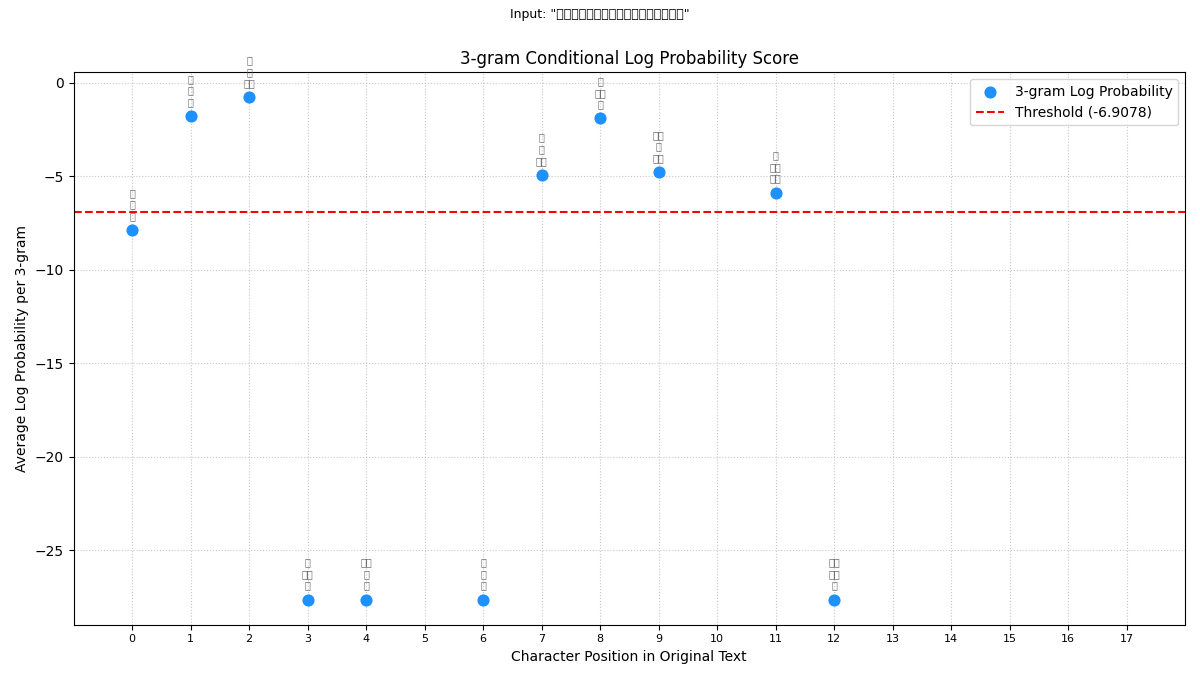

Python code for this plot:
# word3gram.py
import os
import pickle
import time
import matplotlib.pyplot as plt
import matplotlib.font_manager as fm
import numpy as np

# --- 日本語フォント設定 (変更なし、前回のものをそのまま使用) ---
try:
    font_candidates = [
        'IPAexGothic', 'TakaoPGothic', 'Noto Sans CJK JP', 'Yu Gothic', 'MS Gothic',
        'Hiragino Sans', 'Meiryo', 'VL Gothic', 'IPAGothic', 'TakaoGothic'
    ]
    font_path = None
    font_name_used = "System Default"
    for font_name_candidate in font_candidates:
        try:
            font_path_candidate = fm.findfont(fm.FontProperties(family=font_name_candidate), fallback_to_default=False)
            if font_path_candidate and os.path.exists(font_path_candidate):
                plt.rcParams['font.family'] = font_name_candidate
                font_name_used = font_name_candidate
                font_path = font_path_candidate
                print(f"Using font: {font_name_used} (Path: {font_path})")
                break
        except Exception:
            continue
    if not font_path:
        print(f"Warning: None of the Japanese font candidates found: {font_candidates}. Using system default (likely DejaVu Sans).")
        print("         Graph labels (annotations) might not display Japanese characters correctly.")
        try:
            default_font_path = fm.findfont(fm.FontProperties(family="DejaVu Sans"))
            print(f"         Falling back to: DejaVu Sans (Path: {default_font_path}) for non-Japanese text and plot elements.")
        except:
            print(f"         Could not even find DejaVu Sans. Matplotlib might use a very basic font.")
except Exception as e:
    print(f"Warning: Critical error during Japanese font setup for matplotlib: {e}")

# --- SudachiPyのインポートと設定 (変更なし) ---
try:
    from sudachipy import tokenizer
    from sudachipy import dictionary
    sudachi_tokenizer = dictionary.Dictionary().create()
    sudachi_mode = tokenizer.Tokenizer.SplitMode.C
    print("SudachiPy tokenizer loaded.")
except ImportError:
    print("Error: SudachiPy or sudachidict_core not found. Please ensure they are installed in your environment.")
    exit()
except Exception as e:
    print(f"Error loading SudachiPy tokenizer: {e}")
    exit()


if __name__ == "__main__":
    start_overall_time = time.time()

    # --- 設定項目 (変更なし) ---
    pickle_data_path = os.path.expanduser('~/cabochaProject/nwc2010-ngrams/word/over999/')
    input_text = "猫が道路を歩いています。"
    SMOOTHING_K = 1.0
    UNNATURAL_THRESHOLD_PROB = 0.00001
    GRAPH_OUTPUT_FILENAME = "word3gram_smoothed.png"
    MAX_TEXT_LENGTH_FOR_NUMERIC_XTICKS_ALL = 40 # 全ての文字位置に数値目盛りを表示する最大テキスト長
    NUMERIC_XTICKS_INTERVAL_LONG_TEXT = 5      # 長いテキストの場合の数値目盛りの間隔

    # --- 設定表示 (変更なし) ---
    print(f"\n--- Settings ---")
    print(f"Input text: \"{input_text}\"")
    print(f"N-gram data path: {pickle_data_path}")
    print(f"Smoothing parameter (k): {SMOOTHING_K}")
    print(f"Unnatural probability threshold (P): {UNNATURAL_THRESHOLD_PROB:.2e}")
    if UNNATURAL_THRESHOLD_PROB > 0:
        LOG_PROB_THRESHOLD_DISPLAY = np.log(UNNATURAL_THRESHOLD_PROB)
        print(f"Log probability display threshold (log P): {LOG_PROB_THRESHOLD_DISPLAY:.4f}")
    else:
        LOG_PROB_THRESHOLD_DISPLAY = -float('inf')
        print(f"Log probability display threshold (log P): -inf (as P_threshold is 0 or less)")

    # --- N-gramデータのロード (変更なし、前回のものをそのまま使用) ---
    bigram_counts = None
    trigram_counts = None
    total_vocab_size = 0 # V
    load_success = True
    pickle_file_2gm_data = os.path.join(pickle_data_path, 'bigrams_data.pkl')
    pickle_file_3gm_data = os.path.join(pickle_data_path, 'trigrams_data.pkl')
    try:
        start_load_time = time.time()
        with open(pickle_file_2gm_data, 'rb') as f:
            loaded_bigram_data = pickle.load(f)
        bigram_counts = loaded_bigram_data.get('counts', {})
        v_from_bigram = loaded_bigram_data.get('total_vocab_size', 0)
        print(f"Loaded {len(bigram_counts)} unique 2-grams (V={v_from_bigram} in this file) from {pickle_file_2gm_data}. (Time: {time.time() - start_load_time:.2f}s)")
        if not bigram_counts: print(f"Warning: No 2-gram counts found in {pickle_file_2gm_data}.")
        if v_from_bigram == 0 and len(bigram_counts) > 0: print(f"Warning: Bigram vocabulary size (V) is 0 in {pickle_file_2gm_data}, but counts exist.")
    except FileNotFoundError:
        print(f"Error: {pickle_file_2gm_data} not found. Please run pre_word3gram.py first to generate it.")
        load_success = False
    except Exception as e: print(f"Error loading {pickle_file_2gm_data}: {e}"); load_success = False
    if load_success:
        try:
            start_load_time = time.time()
            with open(pickle_file_3gm_data, 'rb') as f:
                loaded_trigram_data = pickle.load(f)
            trigram_counts = loaded_trigram_data.get('counts', {})
            total_vocab_size = loaded_trigram_data.get('total_vocab_size', 0)
            print(f"Loaded {len(trigram_counts)} unique 3-grams (V={total_vocab_size} in this file) from {pickle_file_3gm_data}. (Time: {time.time() - start_load_time:.2f}s)")
            if not trigram_counts: print(f"Warning: No 3-gram counts found in {pickle_file_3gm_data}.")
            if total_vocab_size == 0 and len(trigram_counts) > 0: print(f"Warning: Trigram vocabulary size (V) is 0 in {pickle_file_3gm_data}, but counts exist.")
        except FileNotFoundError:
            print(f"Error: {pickle_file_3gm_data} not found. Please run pre_word3gram.py first to generate it.")
            load_success = False
        except Exception as e: print(f"Error loading {pickle_file_3gm_data}: {e}"); load_success = False
    if not load_success: print("\nFailed to load necessary N-gram data. Exiting analysis."); exit()
    V = total_vocab_size
    if V == 0 and SMOOTHING_K > 0: print("Critical Warning: Total vocabulary size (V) is 0. Add-k smoothing with k > 0 will lead to division by zero or incorrect probabilities. Exiting."); exit()
    elif V == 0 and SMOOTHING_K == 0: print("Warning: Total vocabulary size (V) is 0 and k=0 (no smoothing). Probabilities might be undefined if context counts are also zero.")

    # --- Text Analysis (変更なし、前回のものをそのまま使用) ---
    print("\n--- Text Analysis ---")
    morpheme_objects = []
    try:
        morpheme_objects = list(sudachi_tokenizer.tokenize(input_text, sudachi_mode))
        morphemes_surface = [m.surface() for m in morpheme_objects]
        print(f"Tokenized by SudachiPy (mode: {sudachi_mode}, {len(morphemes_surface)} morphemes): {morphemes_surface}")
    except Exception as e: print(f"Error during SudachiPy tokenization: {e}"); exit()

    if len(morpheme_objects) < 3:
        print("\nTokenized text is too short (less than 3 morphemes) for 3-gram analysis.")
    else:
        print(f"\n--- Conditional Probability Analysis (3-grams with Add-{SMOOTHING_K} Smoothing, V={V}) ---")
        found_unnatural_sequences = []
        trigram_strings_for_annotation = []
        log_probabilities_for_graph = []
        x_char_positions_for_graph = [] 
        min_log_prob_overall = float('inf') 
        min_log_prob_info = None

        for i in range(len(morpheme_objects) - 2):
            m1, m2, m3 = morpheme_objects[i], morpheme_objects[i+1], morpheme_objects[i+2]
            w1, w2, w3 = m1.surface(), m2.surface(), m3.surface()
            current_trigram_tuple = (w1, w2, w3)
            current_bigram_tuple = (w1, w2)
            raw_count_w1_w2_w3 = trigram_counts.get(current_trigram_tuple, 0) if trigram_counts else 0
            raw_count_w1_w2 = bigram_counts.get(current_bigram_tuple, 0) if bigram_counts else 0
            numerator = raw_count_w1_w2_w3 + SMOOTHING_K
            denominator = raw_count_w1_w2 + (SMOOTHING_K * V)
            smoothed_prob, log_prob = 0.0, -float('inf')
            if denominator > 0:
                smoothed_prob = numerator / denominator
                if smoothed_prob > 0: log_prob = np.log(smoothed_prob)
            elif SMOOTHING_K == 0 and raw_count_w1_w2 == 0: smoothed_prob, log_prob = 0.0, -float('inf')
            
            # (略: print文や最小確率更新、不自然判定のロジックは前回のまま)
            print(f"  Sequence: ('{w1}', '{w2}', '{w3}') at char_pos_start={m1.begin()}")
            print(f"    Raw Counts: Trigram={raw_count_w1_w2_w3}, Bigram_Ctx={raw_count_w1_w2}")
            print(f"    Smoothed P( '{w3}' | '{w1}', '{w2}' ) = {smoothed_prob:.6e} (Num={numerator:.1f}, Denom={denominator:.1f})")
            print(f"    Smoothed Log P(...) = {log_prob:.4f}")

            if log_prob < min_log_prob_overall:
                min_log_prob_overall = log_prob
                min_log_prob_info = {
                    "sequence": (w1, w2, w3), "smoothed_probability": smoothed_prob, "log_probability": log_prob,
                    "raw_trigram_count": raw_count_w1_w2_w3, "raw_bigram_count": raw_count_w1_w2, "start_char_position": m1.begin()
                }
            trigram_strings_for_annotation.append(f"{w1}\n{w2}\n{w3}")
            log_probabilities_for_graph.append(log_prob)
            x_char_positions_for_graph.append(m1.begin())
            is_unnatural = False
            reason = ""
            if smoothed_prob < UNNATURAL_THRESHOLD_PROB:
                is_unnatural = True
                reason = f"Smoothed P ({smoothed_prob:.2e}) < Threshold ({UNNATURAL_THRESHOLD_PROB:.1e}). Raw Cnt: 3g={raw_count_w1_w2_w3}, 2g_ctx={raw_count_w1_w2}."
            if is_unnatural:
                # (略: unnatural_info 作成部分は前回のまま)
                context_window = 5; start_idx_morph = max(0, i - context_window//2 +1); end_idx_morph = min(len(morphemes_surface), i + 2 + context_window//2 +1)
                context_snippet_list = []
                for k_morph_idx in range(start_idx_morph, end_idx_morph):
                    surface_form = morphemes_surface[k_morph_idx]; prefix = "  "; suffix = ""
                    if k_morph_idx == i: prefix = ">>"
                    if k_morph_idx == i+2 : suffix = "<<"
                    context_snippet_list.append(f"{prefix}{surface_form}{suffix}")
                context_snippet = " ".join(context_snippet_list)
                unnatural_info = {"sequence": (w1, w2, w3), "probability": smoothed_prob, "log_probability": log_prob, "reason": reason, 
                                  "original_text_snippet": context_snippet, "start_char_position": m1.begin(),
                                  "raw_trigram_count": raw_count_w1_w2_w3, "raw_bigram_count": raw_count_w1_w2}
                found_unnatural_sequences.append(unnatural_info)
                print(f"    >> Unnatural sequence detected! {reason}")
        # (略: 不自然箇所表示、最小確率表示は前回のまま)
        if found_unnatural_sequences:
            print("\n--- Detected Unnatural Sequences (based on smoothed probability) ---")
            for item in found_unnatural_sequences: print(f"  - Seq: {item['sequence']} (char_pos: {item['start_char_position']})\n    LogP: {item['log_probability']:.4f} (P: {item['probability']:.2e}), Reason: {item['reason']}")
        else: print("\nNo sequences detected below the unnaturalness threshold based on smoothed probabilities.")
        if min_log_prob_info:
            print("\n--- Most Statistically Unlikely 3-gram Sequence (Lowest Smoothed Log Probability) ---")
            item = min_log_prob_info; print(f"  Sequence: {item['sequence']} (starts at char {item['start_char_position']})\n  Smoothed Log Prob: {item['log_probability']:.4f} (Smoothed Prob: {item['smoothed_probability']:.6e})\n  Raw Counts: Trigram={item['raw_trigram_count']}, Bigram_Ctx={item['raw_bigram_count']}")
        else: print("\nCould not determine the most unlikely sequence (no 3-grams processed or all had -inf log_prob).")

        # --- グラフ描画 ---
        if log_probabilities_for_graph:
            print(f"\n--- Generating graph: {GRAPH_OUTPUT_FILENAME} ---")
            try:
                fig, ax = plt.subplots(figsize=(max(12, len(input_text) * 0.25 + 3), 7)) # X軸ラベル表示のため少し高さを確保
                
                plot_x_values = np.array(x_char_positions_for_graph, dtype=float)
                plot_y_values = np.array(log_probabilities_for_graph, dtype=float)

                finite_log_probs = plot_y_values[np.isfinite(plot_y_values)]
                min_finite_log_prob = finite_log_probs.min() if len(finite_log_probs) > 0 else LOG_PROB_THRESHOLD_DISPLAY - 5
                plot_min_y = min(LOG_PROB_THRESHOLD_DISPLAY - 2 , min_finite_log_prob - 2) if np.isfinite(LOG_PROB_THRESHOLD_DISPLAY) else min_finite_log_prob - 2
                plot_y_values[plot_y_values == -np.inf] = plot_min_y -1 

                ax.plot(plot_x_values, plot_y_values, 
                           marker='o', linestyle='-', label='3-gram Smoothed Log Prob.', color='dodgerblue', markersize=7, zorder=3)
                
                for i, txt_label in enumerate(trigram_strings_for_annotation):
                    ax.annotate(txt_label, 
                                (plot_x_values[i], plot_y_values[i]),
                                textcoords="offset points", xytext=(0,10), 
                                ha='center', fontsize=7, color='dimgray',
                                bbox=dict(boxstyle="round,pad=0.15", fc="white", alpha=0.5, ec="none"))
                
                if np.isfinite(LOG_PROB_THRESHOLD_DISPLAY):
                    ax.axhline(y=LOG_PROB_THRESHOLD_DISPLAY, color='r', linestyle='--', 
                               label=f'Threshold ({LOG_PROB_THRESHOLD_DISPLAY:.2f}, P≈{UNNATURAL_THRESHOLD_PROB:.1e})', zorder=2)
                
                # X軸のラベルを「文字インデックス」に変更
                ax.set_xlabel('Character Index in Original Text (0-indexed)')
                ax.set_ylabel(f'Smoothed Log Probability (k={SMOOTHING_K}, V={V})')
                ax.set_title(f'3-gram Conditional Log Probability (Add-{SMOOTHING_K} Smoothed)')
                
                if input_text:
                    ax.set_xlim(-0.5, len(input_text) - 0.5) # X軸の範囲を少し広げる
                    
                    # X軸の目盛りを数値（文字インデックス）に変更
                    if len(input_text) <= MAX_TEXT_LENGTH_FOR_NUMERIC_XTICKS_ALL:
                        # テキストが短い場合は全ての文字位置に目盛りを表示
                        ticks = np.arange(len(input_text))
                        ax.set_xticks(ticks)
                        ax.set_xticklabels([str(t) for t in ticks], fontsize=8)
                    else:
                        # テキストが長い場合は一定間隔で目盛りを表示
                        ticks = np.arange(0, len(input_text), NUMERIC_XTICKS_INTERVAL_LONG_TEXT)
                        if len(input_text)-1 not in ticks : # 最後尾のインデックスも追加
                            ticks = np.append(ticks, len(input_text)-1)
                        ax.set_xticks(ticks)
                        ax.set_xticklabels([str(t) for t in ticks], fontsize=8, rotation=30, ha="right")
                    
                    # X軸のマイナーグリッド（必要に応じて）
                    # ax.set_xticks(np.arange(len(input_text)), minor=True)
                    # ax.grid(True, linestyle=':', alpha=0.3, which='minor', axis='x')

                if len(finite_log_probs) > 0 or np.isfinite(LOG_PROB_THRESHOLD_DISPLAY) :
                    current_min_y = plot_y_values.min()
                    current_max_y = plot_y_values[np.isfinite(plot_y_values)].max() if len(plot_y_values[np.isfinite(plot_y_values)]) > 0 else 0
                    y_bottom = current_min_y - 1
                    y_top = max(current_max_y + 1, (LOG_PROB_THRESHOLD_DISPLAY +1 if np.isfinite(LOG_PROB_THRESHOLD_DISPLAY) else 0) )
                    if y_top <= y_bottom : y_top = y_bottom +2 
                    ax.set_ylim(y_bottom, y_top)

                fig.suptitle(f'Input: "{input_text}"', fontsize=10, y=0.99) 
                ax.legend(loc='best')
                ax.grid(True, linestyle=':', alpha=0.6, zorder=1, which='major') 
                
                fig.tight_layout(rect=[0, 0.03, 1, 0.96]) 
                plt.savefig(GRAPH_OUTPUT_FILENAME)
                print(f"Graph saved to {GRAPH_OUTPUT_FILENAME}")
            except Exception as e:
                print(f"Error generating graph: {e}")
        else:
            print("\nNo valid probability data to generate graph (all log_probs might be -inf or no 3-grams).")

    print(f"\nTotal analysis time: {time.time() - start_overall_time:.2f}s")